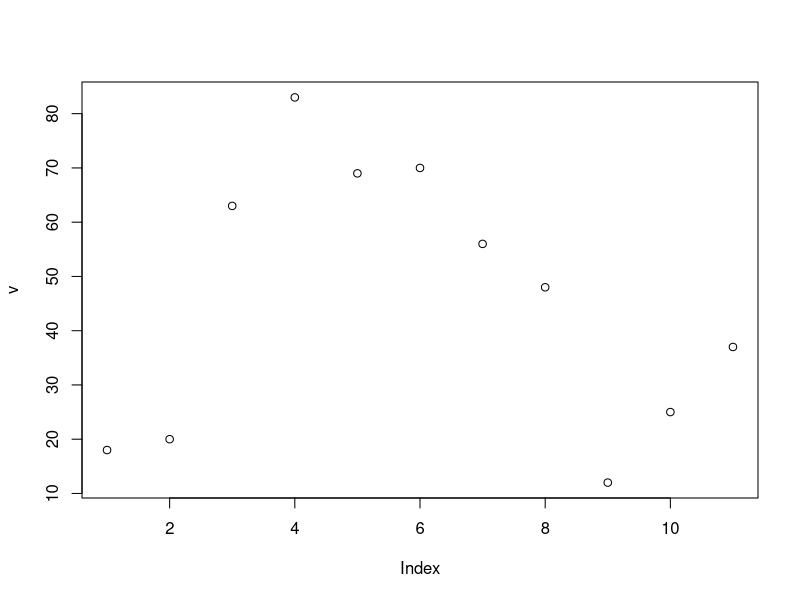

The R script that drew this image: (Note: this script raises an error after producing the figure.)

# line graph --------------------------------------------------------------

# A line graph is a chart that is used to display information in the form of a series of data points.
# It utilizes points and lines to represent change over time. Line graphs are drawn by plotting different
# points on their X coordinates and Y coordinates, then by joining them together through a line from beginning to end. 
# The graph represents different values as it can move up and down based on the suitable variable.


# 
# 
# Syntax: plot(v, type, col, xlab, ylab)
# 
# Parameters:
#   
#   v: This parameter is a contains only the numeric values
# type: This parameter has the following value: 
#   “p” : This value is used to draw only the points.
# “l” : This value is used to draw only the lines.
# “o”: This value is used to draw both points and lines
# xlab: This parameter is the label for x axis in the chart.
# ylab: This parameter is the label for y axis in the chart.
# main: This parameter main is the title of the chart.
# col: This parameter is used to give colors to both the point



v <- c(18,20,63,83,69,70,56,48,12,25,37)
plot(v)

plot(v,xlab = "weight",ylab = "frequency",col="orange",type = "0")



# linechart containg multiple lines ---------------------------------------

x <- c(12,25,34,56,45,89,78)
y <- c(20,30,40,50,60,70,80)
z <- c(36,45,92,45,85,65,23)

plot(x,type = "l",col="green",xlab = "month",ylab = "temprature")
plot(x,type = "o",col="green",xlab = "month",ylab = "temprature")
lines(z,type = "p",col="black")
lines(z, type= "l",col="blue")



























